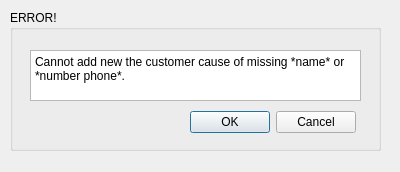
<?xml version="1.0" encoding="UTF-8"?>
<ui version="4.0">
 <class>_adding_error</class>
 <widget class="QDialog" name="_adding_error">
  <property name="geometry">
   <rect>
    <x>0</x>
    <y>0</y>
    <width>400</width>
    <height>172</height>
   </rect>
  </property>
  <property name="windowTitle">
   <string>ERROR!</string>
  </property>
  <widget class="QGroupBox" name="groupBox">
   <property name="geometry">
    <rect>
     <x>10</x>
     <y>10</y>
     <width>371</width>
     <height>141</height>
    </rect>
   </property>
   <property name="title">
    <string>ERROR!</string>
   </property>
   <widget class="QDialogButtonBox" name="buttonBox">
    <property name="geometry">
     <rect>
      <x>180</x>
      <y>100</y>
      <width>166</width>
      <height>24</height>
     </rect>
    </property>
    <property name="orientation">
     <enum>Qt::Horizontal</enum>
    </property>
    <property name="standardButtons">
     <set>QDialogButtonBox::Cancel|QDialogButtonBox::Ok</set>
    </property>
   </widget>
   <widget class="QTextBrowser" name="textBrowser">
    <property name="geometry">
     <rect>
      <x>20</x>
      <y>40</y>
      <width>331</width>
      <height>51</height>
     </rect>
    </property>
    <property name="html">
     <string>&lt;!DOCTYPE HTML PUBLIC &quot;-//W3C//DTD HTML 4.0//EN&quot; &quot;http://www.w3.org/TR/REC-html40/strict.dtd&quot;&gt;
&lt;html&gt;&lt;head&gt;&lt;meta name=&quot;qrichtext&quot; content=&quot;1&quot; /&gt;&lt;meta charset=&quot;utf-8&quot; /&gt;&lt;style type=&quot;text/css&quot;&gt;
p, li { white-space: pre-wrap; }
hr { height: 1px; border-width: 0; }
li.unchecked::marker { content: &quot;\2610&quot;; }
li.checked::marker { content: &quot;\2612&quot;; }
&lt;/style&gt;&lt;/head&gt;&lt;body style=&quot; font-family:'Segoe UI'; font-size:9pt; font-weight:400; font-style:normal;&quot;&gt;
&lt;p style=&quot; margin-top:0px; margin-bottom:0px; margin-left:0px; margin-right:0px; -qt-block-indent:0; text-indent:0px;&quot;&gt;Cannot add new the customer cause of missing *name* or *number phone*.&lt;/p&gt;&lt;/body&gt;&lt;/html&gt;</string>
    </property>
   </widget>
  </widget>
 </widget>
 <resources/>
 <connections>
  <connection>
   <sender>buttonBox</sender>
   <signal>accepted()</signal>
   <receiver>_adding_error</receiver>
   <slot>accept()</slot>
   <hints>
    <hint type="sourcelabel">
     <x>248</x>
     <y>254</y>
    </hint>
    <hint type="destinationlabel">
     <x>157</x>
     <y>274</y>
    </hint>
   </hints>
  </connection>
  <connection>
   <sender>buttonBox</sender>
   <signal>rejected()</signal>
   <receiver>_adding_error</receiver>
   <slot>reject()</slot>
   <hints>
    <hint type="sourcelabel">
     <x>316</x>
     <y>260</y>
    </hint>
    <hint type="destinationlabel">
     <x>286</x>
     <y>274</y>
    </hint>
   </hints>
  </connection>
 </connections>
</ui>
